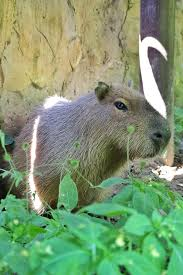
#> input picture images(1).jpeg, 183 x 275 px, given in place of the camera
$ python CW_lesson_10_2.py
#> lines starting #> are read from the running program, lines starting #| are printed output that depends on the picture; after the words box and inside, x2 and y2 are one past the last pixel; in counts of white or black regions, pixels touching at a corner belong together
import cv2
import numpy as np
from sklearn.model_selection import train_test_split
from sklearn.neighbors import KNeighborsClassifier


#2 формуємо набори данних
X = [] #список ознак
y = [] #список міток

colors = {
    "red": (0, 0, 255),
    "green": (0, 255, 0),
    "blue": (255, 0, 0),
    "yellow": (0, 255, 255)
}

for color_name, bgr in colors.items():
    for _ in range(20):
        noise = np.random.randint(-20, 20, 3)
        sample = np.clip(np.array(bgr) + noise, 0, 255)
        X.append(sample)
        y.append(color_name)

#3 розділяємо дані 70 на 30, 70 - для навчання 30 - для перебірки
X_train, X_test, y_train, y_test = train_test_split(X, y, test_size = 0.3, stratify = y) #ознаки для навчання, ознаки для перевірок, правільні відповіді для навчання, правильні відповіді для перевірок

#4 навчаємо модель
model = KNeighborsClassifier(n_neighbors = 3) #бажано ставити не парні числа
model.fit(X_train, y_train)

cap = cv2.VideoCapture(0)
while True:
    ret, frame = cap.read()
#> frame is the input picture: shape (275, 183, 3); mean B, G, R 113.3, 151.6, 125.4
    if not ret:
        break
    frame = cv2.flip(frame, 1)
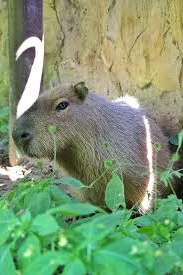
#> frame: shape (275, 183, 3); mean B, G, R 113.3, 151.6, 125.4
    hsv = cv2.cvtColor(frame, cv2.COLOR_BGR2HSV)
#> hsv: shape (275, 183, 3); mean H, S, V 51.3, 84.6, 156

    mask = cv2.inRange(hsv, (20, 50, 50), (255, 255, 255))
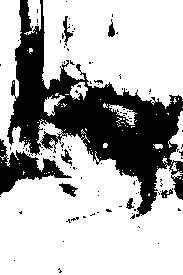
#> mask: shape (275, 183); 70.4% white; 105 black regions (96 under 20 px), largest, box (x1, y1, x2, y2) and area: (7, 0, 183, 217) 12650, (0, 139, 72, 195) 1449, (59, 183, 78, 197) 129
    mask = cv2.morphologyEx(mask, cv2.MORPH_OPEN, np.ones((5, 5), np.uint8))
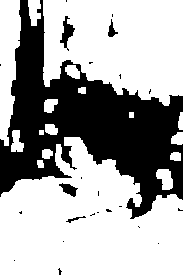
#> mask: shape (275, 183); 65.9% white; 24 black regions (19 under 20 px), largest, box (x1, y1, x2, y2) and area: (0, 0, 183, 219) 16600, (60, 16, 75, 51) 215, (59, 183, 78, 197) 137, (108, 19, 118, 37) 79, (66, 216, 86, 223) 41
    mask = cv2.morphologyEx(mask, cv2.MORPH_CLOSE, np.ones((5, 5), np.uint8))
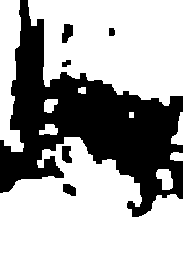
#> mask: shape (275, 183); 67.1% white; 6 black regions
    contours, _ = cv2.findContours(mask, cv2.RETR_EXTERNAL, cv2.CHAIN_APPROX_SIMPLE)
#> contours = 10 contours; largest, box (x1, y1, x2, y2) and area: (0, 137, 183, 275) 17896, (28, 0, 183, 106) 12346, (0, 0, 24, 152) 2268, (156, 169, 173, 190) 226, (171, 112, 183, 145) 175
    for cnt in contours:
        area = cv2.contourArea(cnt)
        if area > 1000:
            x, y, w, h = cv2.boundingRect(cnt)
            roi = frame[y:y + h, x:x + w]

            mean_color = cv2.mean(roi)[:3]
            mean_color = np.array(mean_color).reshape(1, -1)
            label = model.predict(mean_color)[0]
            cv2.rectangle(frame, (x, y), (x + w, y + h), (255, 255, 255), 2)
            cv2.putText(frame, label.upper(), (x, y - 10), cv2.FONT_HERSHEY_TRIPLEX, 0.8, (0, 255, 0), 2)
#> this loop made 10 passes
#> (area, x, y, w, h, mean_color, label) on passes 3, 9, 10: (17896, 0, 137, 183, 138, [[104.9, 152.1, 96.74]], 'green'), (12346, 28, 0, 155, 106, [[125.2, 162.7, 170.3]], 'yellow'), (2268, 0, 0, 24, 152, [[95.11, 143.7, 113.4]], 'green')
#> area on passes 1, 2, 4, 5, 7, 8: 225.5, 85, 125, 175, 127, 37
#> pass 3, `roi = frame[y:y + h, x:x + w]`:
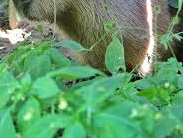
#> roi: shape (138, 183, 3); mean B, G, R 104.9, 152.1, 96.7
#> after the loop:
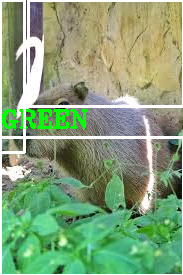
#> frame: shape (275, 183, 3); 7.99% of pixels changed, all inside (x1, y1, x2, y2) = (0, 0, 183, 275)
#> after the loop:
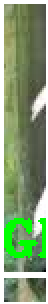
#> roi: shape (152, 24, 3) (shown 2 times larger); mean B, G, R 116.1, 157.9, 131.5

    cv2.imshow("color", frame)
    if cv2.waitKey(1) & 0xFF == ord('q'):
#> (key q is pressed here)
        break
cap.release()
cv2.destroyAllWindows()

$ run again, on download(1).jpg
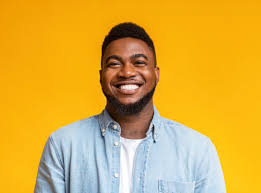
#> input picture download(1).jpg, 261 x 193 px, given in place of the camera
#> frame is the input picture: shape (193, 261, 3); mean B, G, R 64.7, 172.9, 219.8
#> hsv: shape (193, 261, 3); mean H, S, V 39.6, 186.3, 228.3
#> `mask = cv2.morphologyEx(mask, cv2.MORPH_CLOSE, np.ones((5, 5), np.uint..`:
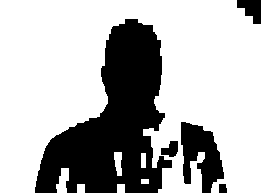
#> mask: shape (193, 261); 70.1% white; 5 black regions
#> contours = 7 contours; box (x1, y1, x2, y2) and area: (0, 0, 261, 193) 34065, (56, 168, 69, 193) 190, (114, 152, 122, 176) 124, (117, 184, 125, 193) 56, (77, 184, 85, 193) 56, (141, 153, 146, 168) 56, (141, 179, 149, 184) 28
#> the loop `for cnt in contours:` made 7 passes
#> (area, x, y, w, h, mean_color, label) on pass 7: (34065, 0, 0, 261, 193, [[64.69, 172.9, 219.8]], 'yellow')
#> after the loop `for cnt in contours:`:
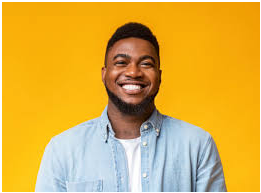
#> frame: shape (193, 261, 3); mean B, G, R 70.5, 175, 220.3
